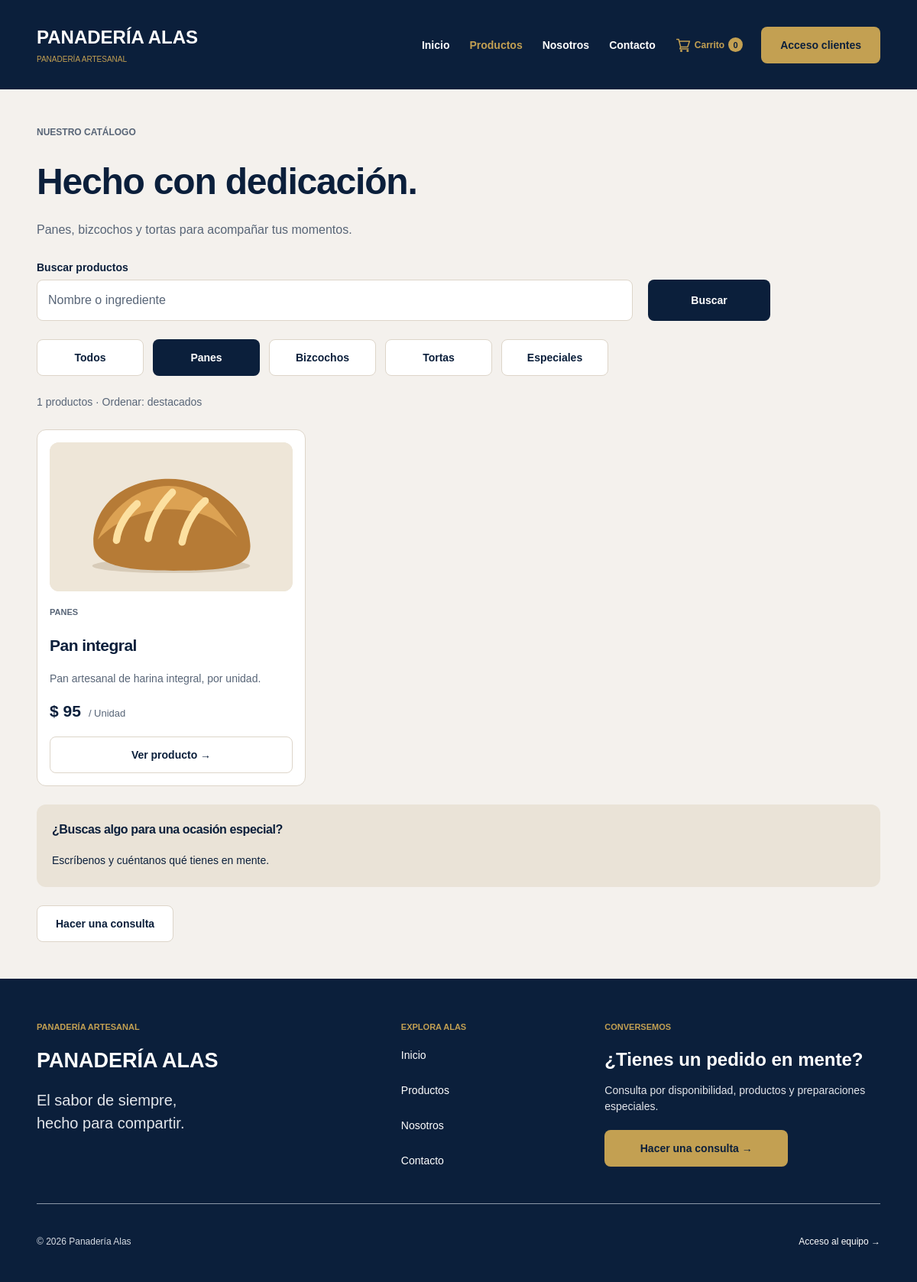
The page /productos?categoria=Panes on the database its author committed.
### tables this page shows
CREATE TABLE IF NOT EXISTS productos (
    id_producto INT UNSIGNED AUTO_INCREMENT PRIMARY KEY,
    nombre VARCHAR(120) NOT NULL,
    descripcion VARCHAR(280) NOT NULL,
    precio DECIMAL(10,2) UNSIGNED NOT NULL,
    categoria VARCHAR(30) NOT NULL,
    presentacion VARCHAR(80) NOT NULL DEFAULT 'Unidad',
    ingredientes TEXT NOT NULL,
    alergenos VARCHAR(500) NOT NULL DEFAULT '',
    imagen VARCHAR(255) NOT NULL DEFAULT '',
    destacado TINYINT(1) NOT NULL DEFAULT 0,
    activo TINYINT(1) NOT NULL DEFAULT 1,
    eliminado_en DATETIME NULL,
    creado_en TIMESTAMP NOT NULL DEFAULT CURRENT_TIMESTAMP,
    KEY idx_productos_catalogo (activo, eliminado_en, categoria)
);

### app/Core/Vista.php (called while the page is built, shortened)
<?php
final class Vista
{
    public static function mostrar(string $vista, array $variables = []): void
    {
        extract($variables, EXTR_SKIP);
        require dirname(__DIR__) . '/Views/partials/encabezado.php';
        require dirname(__DIR__) . '/Views/' . $vista . '.php';
        require dirname(__DIR__) . '/Views/partials/pie.php';
    }
}

### app/Controllers/ProductoController.php (called while the page is built, shortened)
<?php
final class ProductoController
{
    public function index(): void
    {
        $busqueda = Http::texto($_GET, 'q');
        $categoria = Http::texto($_GET, 'categoria');
        Vista::mostrar('productos', ['tituloPagina' => 'Productos | Panadería Alas', 'seccionActiva' => 'productos',
            'busqueda' => $busqueda, 'categoria' => $categoria, 'categorias' => Producto::CATEGORIAS,
            'productos' => Producto::catalogo()->listar($busqueda, $categoria)]);
    }
}

### public/index.php (called while the page is built, shortened)
<?php
$ruta = Rutas::resolver();
[, $controlador, $accion, $metodos] = Rutas::todas()[$ruta];
try {
    (new $controlador())->$accion();
} catch (DomainException $error) {
    http_response_code(422);
    Vista::mostrar('error', ['tituloPagina' => 'Revisá la solicitud', 'mensaje' => $error->getMessage()]);
} catch (Throwable $error) {
    error_log((string) $error);
    http_response_code(503);
    Vista::mostrar('error', ['tituloPagina' => 'Servicio no disponible',
        'mensaje' => 'No pudimos completar la operación en este momento. Intentá nuevamente en unos minutos.']);
}

### app/Core/Rutas.php (called while the page is built, shortened)
<?php
final class Rutas
{
    private static ?array $rutas = null;
    public static function todas(): array
    {
        return self::$rutas ??= require dirname(__DIR__, 2) . '/config/rutas.php';
    }
    public static function url(string $nombre, array $parametros = []): string
    {
        $ruta = self::todas()[$nombre][0] ?? throw new InvalidArgumentException('Ruta desconocida.');
        unset($parametros['ruta']);
        $consulta = http_build_query($parametros, '', '&', PHP_QUERY_RFC3986);
        return self::base() . '/' . $ruta . ($consulta === '' ? '' : '?' . $consulta);
    }
    public static function recurso(string $archivo): string
    {
        return self::base() . '/' . $archivo;
    }
    private static function base(): string
    {
        $directorio = str_replace('\\', '/', dirname($_SERVER['SCRIPT_NAME'] ?? '/index.php'));
        if ($directorio === '.' || $directorio === '/') {
            return '';
        }
        return '/' . implode('/', array_map('rawurlencode', explode('/', trim(rawurldecode($directorio), '/'))));
    }
}

### app/Core/Http.php (called while the page is built, shortened)
<?php
final class Http
{
    public static function cadena(array $origen, string $nombre, string $predeterminado = ''): string
    {
        $valor = $origen[$nombre] ?? $predeterminado;
        return $valor;
    }
}

### app/Models/Producto.php (called while the page is built, shortened)
<?php
final class Producto
{
    public static function imagen(array $producto): string
    {
        $imagen = $producto['imagen'] ?? '';
        if (in_array($imagen, ['pan.svg', 'croissant.svg', 'torta.svg'], true)
            || (is_string($imagen) && preg_match('~^productos/[a-f0-9]{32}\.(?:jpg|png)$~D', $imagen))) {
            return $imagen;
        }
        return match ($producto['categoria'] ?? '') {
            'Bizcochos' => 'croissant.svg', 'Tortas', 'Especiales' => 'torta.svg', default => 'pan.svg',
        };
    }
    public function listar(string $busqueda = '', string $categoria = '', bool $destacados = false): array
    {
        $sql = 'SELECT * FROM productos WHERE activo = 1 AND eliminado_en IS NULL';
        $parametros = [];
        if (in_array($categoria, self::CATEGORIAS, true)) {
            $sql .= ' AND categoria = ?';
            $parametros[] = $categoria;
        }
        $consulta = $this->db->prepare($sql . ' ORDER BY destacado DESC, id_producto' . ($destacados ? ' LIMIT 3' : ''));
        $consulta->execute($parametros);
        return array_map(self::normalizar(...), $consulta->fetchAll());
    }
    private static function normalizar(array $producto): array
    {
        [$entero, $decimal] = array_pad(explode('.', (string) $producto['precio'], 2), 2, '0');
        $producto['precio'] = (int) $entero * 100 + (int) str_pad($decimal, 2, '0');
        $producto['id_producto'] = (int) $producto['id_producto'];
        $producto['imagen_guardada'] = $producto['imagen'];
        $producto['imagen'] = self::imagen($producto);
        return $producto;
    }
}

### app/Views/partials/producto-tarjeta.php (the view)
<article class="producto">
    <a class="producto__imagen-enlace" href="<?= $escapar($url('producto', ['id' => $producto['id_producto']])) ?>">
        <img class="producto__imagen" src="<?= $escapar($recurso('images/' . $producto['imagen'])) ?>" width="400" height="245" alt="<?= $escapar($producto['nombre']) ?>" loading="lazy">
    </a>
    <span class="etiqueta producto__categoria"><?= $escapar($producto['categoria']) ?></span>
    <h3 class="producto__nombre"><a href="<?= $escapar($url('producto', ['id' => $producto['id_producto']])) ?>"><?= $escapar($producto['nombre']) ?></a></h3>
    <p class="producto__descripcion"><?= $escapar($producto['descripcion']) ?></p>
    <div class="producto__precio">
        <?= $dinero($producto['precio']) ?> <small class="producto__presentacion">/ <?= $escapar($producto['presentacion']) ?></small>
    </div>
    <a class="boton boton--contorno producto__boton" href="<?= $escapar($url('producto', ['id' => $producto['id_producto']])) ?>">Ver producto →</a>
</article>

### app/Views/productos.php (shortened to what this page needs)
<main id="contenido" class="contenedor pagina-pedidos catalogo">
    <div class="titulo-pagina">
        <span class="etiqueta">NUESTRO CATÁLOGO</span>
        <h1 class="titulo-pagina__titulo">Hecho con dedicación.</h1>
        <p class="titulo-pagina__descripcion">Panes, bizcochos y tortas para acompañar tus momentos.</p>
    </div>
    <form class="busqueda" method="get" action="<?= $url('productos') ?>">
        <label class="campo busqueda__campo">Buscar productos
            <input class="campo__entrada" name="q" value="<?= $escapar($busqueda) ?>" placeholder="Nombre o ingrediente" maxlength="120">
        </label>
        <button class="boton boton--azul busqueda__boton">Buscar</button>
    </form>
    <nav class="filtros" aria-label="Categorías">
        <?php foreach (['' => 'Todos'] + array_combine($categorias, $categorias) as $valor => $etiqueta): ?>
        <a class="boton filtros__boton <?= $categoria === $valor ? 'boton--azul' : 'boton--contorno' ?>" <?= $categoria === $valor ? 'aria-current="true"' : '' ?> href="<?= $escapar($url('productos', ['q' => $busqueda, 'categoria' => $valor])) ?>"><?= $escapar($etiqueta) ?></a>
        <?php endforeach; ?>
    </nav>
    <?php if (!$productos): ?>
    <section class="tarjeta vacio">
        <h2 class="vacio__titulo">No encontramos ese producto</h2>
        <p class="vacio__descripcion">Prueba con otra palabra o vuelve a ver todas las categorías.</p>
        <a class="boton boton--dorado" href="<?= $url('productos') ?>">Ver todos los productos</a>
    </section>
    <?php else: ?>
    <p class="catalogo__cantidad"><?= count($productos) ?> productos · Ordenar: destacados</p>
    <div class="catalogo__lista">
        <?php foreach ($productos as $producto) { require __DIR__ . '/partials/producto-tarjeta.php'; } ?>
    </div>
    <?php endif; ?>
    <aside class="recuadro">
        <h3 class="recuadro__titulo">¿Buscas algo para una ocasión especial?</h3>
        <p class="recuadro__descripcion">Escríbenos y cuéntanos qué tienes en mente.</p>
    </aside>
    <a class="boton boton--contorno" role="link" aria-disabled="true">Hacer una consulta</a>
</main>

### public/css/inicio.css (style rules this page uses)
:root { --navy: #0b1f3b; --gold: #c3a052; --cream: #f4f1ed; --white: #fff; --muted: #586577; --border: #ddd5c9; --radius: 12px; font-family: Arial, Helvetica, sans-serif; color: var(--navy); background: var(--cream); font-synthesis: none; }
* { box-sizing: border-box; }
.pagina { display: flex; flex-direction: column; min-width: 320px; min-height: 100vh; margin: 0; }
main { flex: 1; }
a { color: inherit; text-decoration: none; -webkit-tap-highlight-color: transparent; }
img { display: block; max-width: 100%; height: auto; }
p { margin: 0 0 20px; color: var(--muted); font-size: 16px; line-height: 1.55; }
h1, h2, h3 { margin: 0 0 20px; line-height: 1.18; letter-spacing: -.025em; }
h1 { font-size: 48px; font-weight: 750; }
h3 { font-size: 24px; }
[aria-disabled="true"] { cursor: default; }
.contenedor { width: calc(100% - 96px); max-width: 1344px; margin-inline: auto; }
.etiqueta { display: block; margin-bottom: 24px; color: var(--muted); font-size: 12px; font-weight: 600; line-height: 1.4; letter-spacing: 0; text-transform: uppercase; }
.boton { display: inline-flex; justify-content: center; align-items: center; gap: 8px; min-height: 48px; min-width: 160px; padding: 13px 24px; border: 1px solid transparent; border-radius: 8px; color: var(--navy); font-size: 14px; line-height: 20px; font-weight: 600; text-align: center; transition: background-color .15s, box-shadow .15s; }
.boton--contorno { border-color: var(--border); background: var(--white); }
.producto { display: flex; flex-direction: column; gap: 0; padding: 16px; border: 1px solid var(--border); border-radius: var(--radius); background: var(--white); }
.producto__imagen-enlace { display: block; overflow: hidden; margin-bottom: 20px; border-radius: var(--radius); background: #eee6d8; }
.producto__imagen { width: 100%; aspect-ratio: 400 / 245; object-fit: cover; }
.producto__categoria { margin: 0 0 22px; font-size: 11px; }
.producto__nombre { font-size: 21px; line-height: 1.3; }
.producto__descripcion { font-size: 14px; line-height: 1.5; }
.producto__precio { display: flex; align-items: baseline; gap: 10px; margin-top: auto; margin-bottom: 20px; font-size: 21px; font-weight: 700; }
.producto__presentacion { color: var(--muted); font-size: 13px; line-height: 1.5; font-weight: 400; }
.producto__boton { width: 100%; }

### public/css/componentes.css (style rules this page uses)
:root { --sand: #eae3d7; --red: #ab3032; --green: #146b4b; }
button, input, select, textarea { font: inherit; -webkit-tap-highlight-color: transparent; }
button { cursor: pointer; }
.pagina-pedidos { padding-block: 48px; }
.pagina-pedidos h1 { line-height: 1.16; }
.titulo-pagina { margin-bottom: 24px; }
.titulo-pagina__titulo { margin-top: 28px; margin-bottom: 24px; }
.titulo-pagina__descripcion { margin: 0; }
.boton--azul { background: var(--navy); color: var(--white); }
.recuadro { margin: 24px 0; padding: 24px 20px; border-radius: var(--radius); background: var(--sand); }
.recuadro__titulo { margin: 0 0 20px; font-size: 16px; line-height: 1.18; letter-spacing: -.025em; }
.recuadro__descripcion { margin: 0; color: var(--navy); font-size: 14px; }
.campo { display: flex; flex-direction: column; gap: 8px; color: var(--navy); font-size: 14px; font-weight: 600; }
.campo__entrada { width: 100%; min-height: 54px; padding: 14px; border: 1px solid var(--border); border-radius: 8px; background: var(--white); color: var(--muted); font-size: 16px; line-height: 24px; font-weight: 400; }
.campo__entrada::placeholder { color: var(--muted); opacity: 1; }

### public/css/pedidos.css (style rules this page uses)
.busqueda { display: flex; align-items: flex-end; gap: 20px; max-width: 960px; margin: 28px 0 24px; }
.busqueda__campo { flex: 1; min-width: 0; }
.busqueda__boton { height: 54px; }
.filtros { display: flex; flex-wrap: wrap; gap: 12px; margin: 24px 0; }
.filtros__boton { min-width: 140px; }
.catalogo__cantidad { margin: 24px 0; font-size: 14px; }
.catalogo__lista { display: grid; grid-template-columns: repeat(3, minmax(0, 1fr)); gap: 24px; }

### rows shown on the page
productos: imagen (picture), categoria "PANES", nombre "Pan integral", descripcion "Pan artesanal de harina integral, por unidad.", precio "$ 95", presentacion "Unidad"

### other values the page prints
$cantidadCarrito "0"
$escapar($etiqueta) "Todos"
$escapar($etiqueta) "Panes"
$escapar($etiqueta) "Bizcochos"
$escapar($etiqueta) "Tortas"
$escapar($etiqueta) "Especiales"
count($productos) "1"
